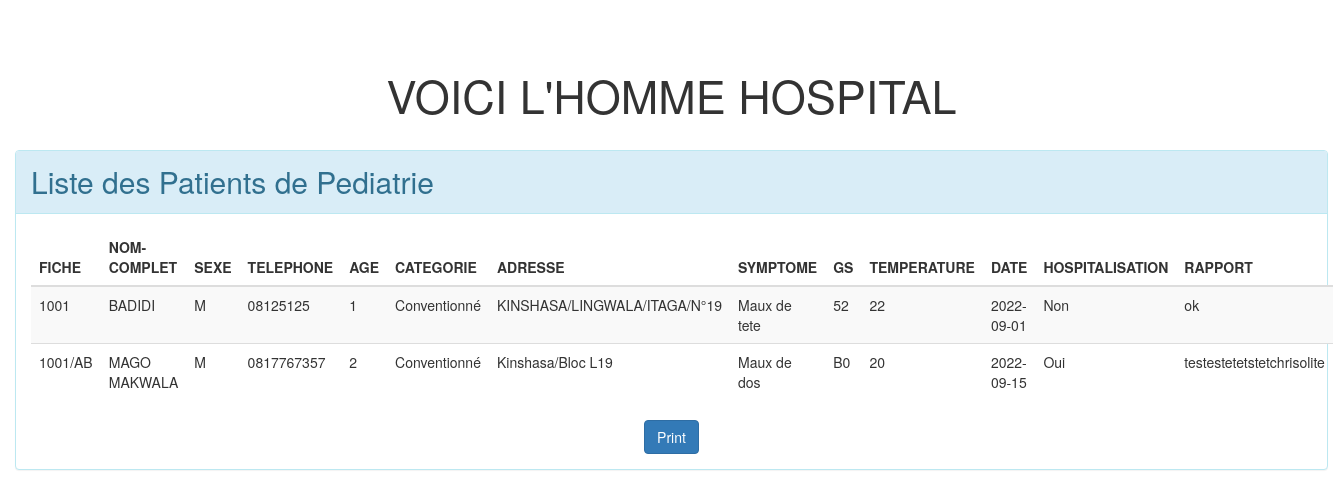
The app's page /view/imprimer-pediatrie.php (signed in) with its own data.
### tables this page shows
CREATE TABLE `patients` (
  `Num_fiche` varchar(10) NOT NULL,
  `Nom_Complet` varchar(255) NOT NULL,
  `sexe` varchar(1) NOT NULL,
  `telephone` varchar(15) NOT NULL,
  `age` varchar(1) NOT NULL,
  `categorie` varchar(255) NOT NULL,
  `adresse_complete` varchar(255) NOT NULL,
  `Etat_civil` varchar(25) NOT NULL,
  `Symptome` varchar(25) NOT NULL,
  `Service_consulte` varchar(25) NOT NULL,
  `Tension` varchar(25) NOT NULL,
  `Groupe_sanguin` varchar(25) NOT NULL,
  `Temperature` varchar(25) NOT NULL,
  `date_consultation` varchar(255) NOT NULL,
  `Hospitaliation` varchar(15) NOT NULL,
  `Rapport` varchar(500) NOT NULL
);

### model/selection_pediatrie.php (called while the page is built, shortened)
<?php
			if(isset($_GET['motcle'])){
				$mc=$_GET['motcle'];
				$req="SELECT * FROM patients WHERE Nom_complet  LIKE '%$mc%' AND Service_consulte='pediatrie'";
			}
			else
			{
				$req="SELECT * FROM patients WHERE Service_consulte='pediatrie' ";
			}
			$ps=$pdo->prepare($req);
			$ps->execute();

### view/imprimer-pediatrie.php (the view, shortened to what this page needs)
<!DOCTYPE html>
<html>
<head>
	<link rel="stylesheet" type="text/css" href="../includes/css/bootstrap.css">
</head>
	<body>
	<?php
	    require_once("../bdd/connexionBDD.php");
		require_once('../model/selection_pediatrie.php');
	?>
		<div align="center" style="	padding-top: 50px;">
			<h1 style="font-size: 45px;">
				VOICI L'HOMME HOSPITAL
			</h1>
		</div>
			<div class="col-md-12 col-xs-12 spacer">
				<div class="panel panel-info spacer">
					<div class="panel-heading" style="font-size:30px;">
						Liste des Patients de <?php echo $_SESSION['service']; ?>
					</div>
					<div class="panel-body">
						<table class="table table-striped">
							<thead>
								<tr>
									<th>FICHE</th><th>NOM-COMPLET</th><th>SEXE</th><th>TELEPHONE</th><th>AGE</th><th>CATEGORIE</th><th>ADRESSE</th><th>SYMPTOME</th><th>GS</th><th>TEMPERATURE</th><th>DATE</th><th>HOSPITALISATION</th><th>RAPPORT</th>
								</tr>
							</thead>
							<tbody>
								<?php while ($et=$ps->fetch()){?>
								<tr>
								<td><?php  echo($et['Num_fiche'])?></td>
								<td><?php  echo($et['Nom_Complet'])?></td>
								<td><?php  echo($et['sexe'])?></td>
								<td><?php  echo($et['telephone'])?></td>
								<td><?php  echo($et['age'])?></td>
								<td><?php  echo($et['categorie'])?></td>
								<td><?php  echo($et['adresse_complete'])?></td>
								<td><?php  echo($et['Symptome'])?></td>
								<td><?php  echo($et['Groupe_sanguin'])?></td>
								<td><?php  echo($et['Temperature'])?></td>
								<td><?php  echo($et['date_consultation'])?></td>
								<td><?php  echo($et['Hospitaliation'])?></td>
								<td><?php  echo($et['Rapport'])?></td>
											</tr>
									<?php } ?>
							</tbody>
						</table>
						<div class="text-center">
							<button onclick="window.print();" class="btn btn-primary">Print</button>
						</div>
					</div>
				</div>
			</div>
	</body>
</html>

### view/imprimer-pediatrie.php (style rules this page uses)
.spacer { margin-top: 10px; }

### records on screen
patients: Num_fiche "1001", Nom_Complet "BADIDI", sexe "M", telephone "08125125", age "1", categorie "Conventionné", adresse_complete "KINSHASA/LINGWALA/ITAGA/N°19", Symptome "Maux de tete", Groupe_sanguin "52", Temperature "22", date_consultation "2022-09-01", Hospitaliation "Non", Rapport "ok"
patients: Num_fiche "1001/AB", Nom_Complet "MAGO MAKWALA", sexe "M", telephone "0817767357", age "2", categorie "Conventionné", adresse_complete "Kinshasa/Bloc L19", Symptome "Maux de dos", Groupe_sanguin "B0", Temperature "20", date_consultation "2022-09-15", Hospitaliation "Oui", Rapport "testestetetstetchrisolite"

### other values on screen
$_SESSION['service'] "Pediatrie"
